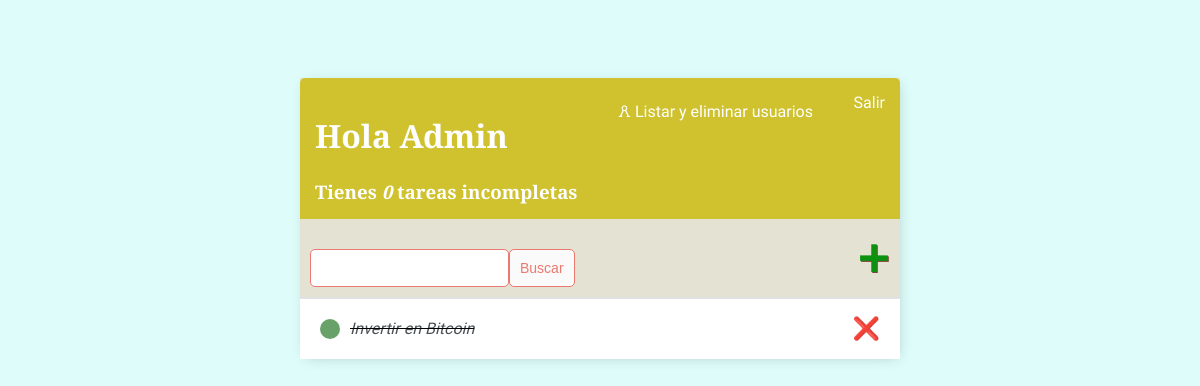
The page / (signed in) on the database as committed earlier.
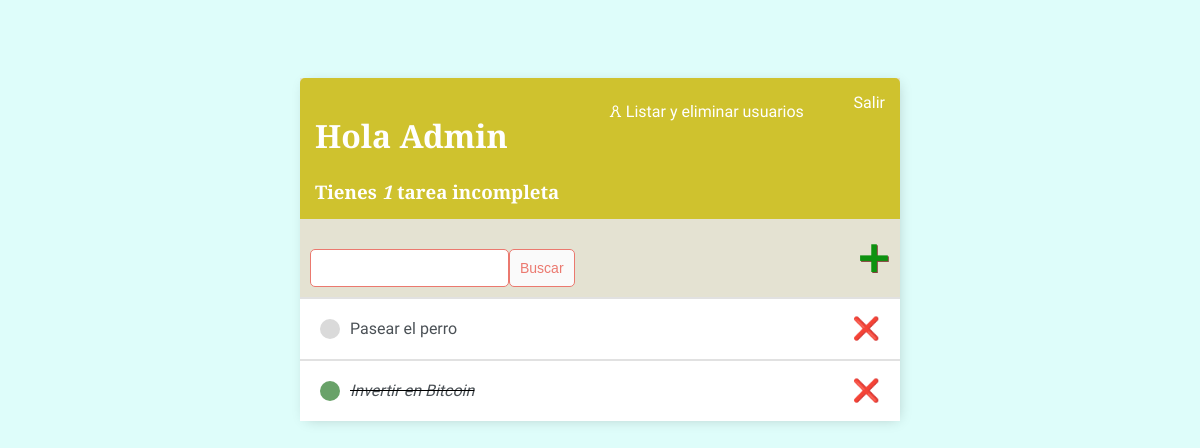
The same page on the database as committed later.
### base/models.py (models this page shows)
class Tarea(models.Model):
    usuario = models.ForeignKey(User, on_delete=models.CASCADE, null=True, blank=True)
    titulo = models.CharField(max_length=200)
    descripcion = models.TextField(null=True, blank=True)
    completo = models.BooleanField(default=False)
    creado = models.DateTimeField(auto_now_add=True)
    def __str__(self):
        return self.titulo
    class Meta:
        ordering = ['completo']

### base/views.py (the view)
# urls.py: path('', ListaPendientes.as_view(), name='tareas'),
class ListaPendientes(LoginRequiredMixin, ListView):
    model = Tarea
    context_object_name = 'tareas'
    def get_context_data(self, **kwarg):
        context = super().get_context_data(**kwarg)
        context['tareas'] = context['tareas'].filter(usuario=self.request.user)
        context['count'] = context['tareas'].filter(completo=False).count()
        valor_buscado = self.request.GET.get('area-buscar') or ''
        if valor_buscado:
            context['tareas'] = context['tareas'].filter(titulo__icontains=valor_buscado)
        context['valor_buscado'] = valor_buscado
        return context

### base/templates/base/tarea_list.html
{% extends 'base/principal.html' %}
{% block content %}
<div class="barra-superior">
    <div>
        <h1>Hola {{request.user|title}}</h1>
        <h3 style="margin:0">Tienes <i>{{count}}</i> tarea{{count|pluralize}} incompleta{{count|pluralize}}</h3>
    </div>
    {% if request.user.is_authenticated %}
        {% if request.user.is_superuser %}
            <a href="{% url 'lista_usuarios' %}">&#x1F736; Listar y eliminar usuarios</a>
        {% endif %}
        <a href="{% url 'logout' %}">Salir</a>
    {% else %}
        <a href="{% url 'login' %}">Ingresar</a>
    {% endif %}
</div>
<div id="envoltorio-agregar-buscar">
    <form method="GET" style="margin-top: 20px; display: flex;">
        <input type="text" name="area-buscar" value="{{valor_buscado}}">
        <input class="boton" type="submit" value="Buscar">
    </form>
    <a id="enlace-agregar" href="{% url 'crear-tarea' %}">&#x1F7A5;</a>
</div>
<div class="envoltorio-items-tarea">
    {% for tarea in tareas %}
    <div class="envoltorio-tarea">
        {% if tarea.completo %}
        <div class="titulo-tarea">
            <div class="icono-tarea-completa"></div>
            <i><s><a href="{% url 'editar-tarea' tarea.id %}">{{tarea}}</a></s></i>
        </div>
        <a class="enlace-eliminar" href="{% url 'eliminar-tarea' tarea.id %}">&#x274C;</a>
        {% else %}
        <div class="titulo-tarea">
            <div class="icono-tarea-incompleta"></div>
            <a href="{% url 'editar-tarea' tarea.id %}">{{tarea}}</a>
        </div>
        <a class="enlace-eliminar" href="{% url 'eliminar-tarea' tarea.id %}">&#x274C;</a>
        {% endif %}
    </div>
    {% empty %}
    <h3>No hay elementos en esta lista</h3>
    {% endfor %}
</div>
{% endblock content %}

### base/templates/base/principal.html (shortened to what this page needs)
<!DOCTYPE html>
<html lang="es">
<head>
</head>
<body>
    <div class="container">
        {% block content %}
        {% endblock content %}
    </div>
</body>
</html>

### base/templates/base/principal.html (style rules this page uses)
body { background-color: #DEFDFA; font-family: 'Gabarito', cursive; padding-top: 70px; }
.container { max-width: 600px; margin: auto; background-color: #E4E2D2; -webkit-box-shadow: 2px 2px 13px -4px rgba(0, 0, 0, 0.21); box-shadow: 2px 2px 13px -4px rgba(0, 0, 0, 0.21); }
h1, h2, h3, h4, h5, h6 { font-family: 'Young Serif', serif; }
a, p { color: #717171; }
.barra-superior { display: flex; justify-content: space-between; color: #ffffff; padding: 15px; border-radius: 5px 5px 0 0; background: linear-gradient(90deg, #BEB446, 0%, #CFC22E, 43%, #CFC22E 100%); }
.barra-superior a { color: rgb(255, 255, 255); text-decoration: none; }
.envoltorio-tarea { display: flex; align-items: center; justify-content: space-between; padding: 20px; background-color: #ffffff; border-top: 2px solid rgb(225, 225, 225); }
.titulo-tarea { display: flex; }
.titulo-tarea a { text-decoration: none; color: #4B5156; margin-left: 10px; }
.icono-tarea-completa { height: 20px; width: 20px; background-color: rgb(105, 162, 105); border-radius: 50px; }
.icono-tarea-incompleta { height: 20px; width: 20px; background-color: rgb(218, 218, 218); border-radius: 50px; }
.enlace-eliminar { text-decoration: none; font-weight: 900; color: #EA4220; font-size: 22px; line-height: 0; }
#envoltorio-agregar-buscar { display: flex; justify-content: space-between; align-items: center; padding: 10px; }
#enlace-agregar { color: #0D9210; text-decoration: none; font-size: 42px; text-shadow: 1px 1px #81413B; }
input[type=text], input[type=password], textarea { border: 1px solid #EB796F; border-radius: 5px; padding: 10px; width: 90%; }
.boton { border: 1px solid #EB796F; background-color: #FAFAFA; color: #EB796F; padding: 10px; font-size: 14px; border-radius: 5px; cursor: pointer; text-decoration: none; }

Rows that differ between the two databases and show on the page:
added Tarea: titulo "Pasear el perro"
Other text that changed with them:
{{ count }}: "0" → "1"
